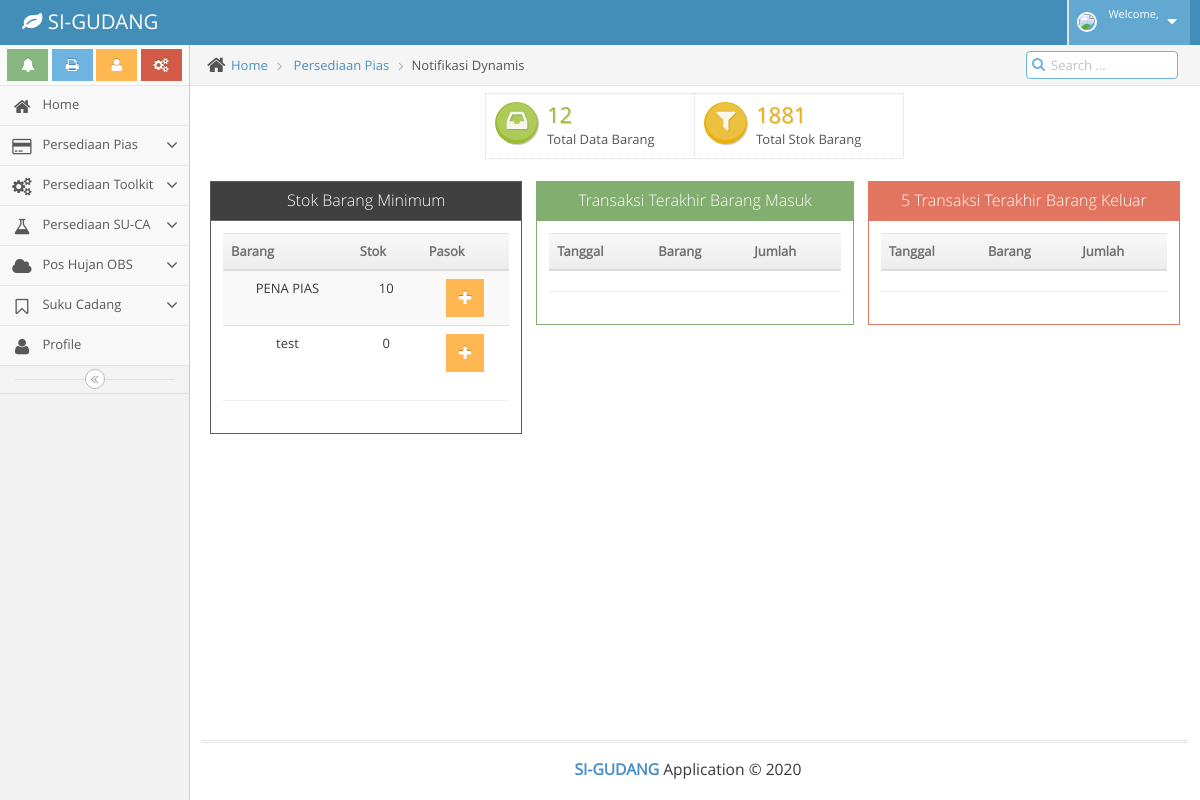
The page /index.php/detailbrg/dynamis on the database its author committed.
### tables this page shows
CREATE TABLE `barang` (
  `kode_brg` char(16) NOT NULL,
  `nama_brg` varchar(255) NOT NULL,
  `no_seri` varchar(255) NOT NULL,
  `stok` bigint(11) NOT NULL,
  `satuan_id` int(11) NOT NULL,
  `jenis_id` int(11) NOT NULL
);

### application/controllers/Detailbrg.php (called while the page is built, shortened)
<?php
class Detailbrg extends CI_Controller
{
	public function __construct()
	{
		$this->load->helper('url');
		$this->load->helper('form');
		$this->load->model('Barang_model', 'barangm');
	}
    public function dynamis ()
    {
        $data['title'] = 'Notifikasi Dynamis ';
        $data['user'] = $this->db->get_where('user', ['email' => $this->session->userdata('email')]) -> row_array();
        $this->load->library('session');
        $data['barang'] = $this->barangm->count('barang');
        $data['barang_masuk'] = $this->barangm->count('barang_masuk');
        $data['barang_keluar'] = $this->barangm->count('barang_keluar');
        $data['stok'] = $this->barangm->sum('barang', 'stok');
        $data['barang_min'] = $this->barangm->min('barang', 'stok', 10);
        $data['transaksi'] = [
            'barang_masuk' => $this->barangm->getBarangMasuk(5),
            'barang_keluar' => $this->barangm->getBarangKeluar(5)
        ];
        $bln = ['01', '02', '03', '04', '05', '06', '07', '08', '09', '10', '11', '12'];
        $data['cbm'] = [];
        $data['cbk'] = [];
        foreach ($bln as $b) {
            $data['cbm'][] = $this->barangm->chartBarangMasuk($b);
            $data['cbk'][] = $this->barangm->chartBarangKeluar($b);
        }
        $this->load->view('user/notif_pias', $data);
    }
}

### index.php (called while the page is built, shortened)
<?php
require_once BASEPATH.'core/CodeIgniter.php';

### application/models/Barang_model.php (called while the page is built, shortened)
<?php
class Barang_model extends CI_Model
{
    public function count($table)
    {
        return $this->db->count_all($table);
    }
    public function sum($table, $field)
    {
        $this->db->select_sum($field);
        return $this->db->get($table)->row_array()[$field];
    }
    public function min($table, $field, $min)
    {
        $field = $field . ' <=';
        $this->db->where($field, $min);
        return $this->db->get($table)->result_array();
    }
    public function chartBarangMasuk($bulan)
    {
        $like = 'T-BM-' . date('y') . $bulan;
        $this->db->like('id_barang_masuk', $like, 'after');
        return count($this->db->get('barang_masuk')->result_array());
    }
    public function chartBarangKeluar($bulan)
    {
        $like = 'T-BK-' . date('y') . $bulan;
        $this->db->like('id_barang_keluar', $like, 'after');
        return count($this->db->get('barang_keluar')->result_array());
    }
    public function getBarangMasuk($limit = null, $kode_brg = null, $range = null)
    {
        $this->db->select('*');
        $this->db->join('user u', 'bm.user_id = u.id');
        $this->db->join('barang b', 'bm.barang_id = b.kode_brg');
               $this->db->join('satuan s', 'b.satuan_id = s.id_satuan');
               $this->db->join('jenis j', 'b.jenis_id = j.id_jenis');
        if ($limit != null) {
            $this->db->limit($limit);
        }
        $this->db->order_by('id_barang_masuk', 'DESC');
        return $this->db->get('barang_masuk bm')->result_array();
    }
    public function getBarangKeluar($limit = null, $kode_brg = null, $range = null)
    {
        $this->db->select('*');
        $this->db->join('user u', 'bk.user_id = u.id');
        $this->db->join('barang b', 'bk.barang_id = b.kode_brg');
        $this->db->join('satuan s', 'b.satuan_id = s.id_satuan');
         $this->db->join('jenis j', 'b.jenis_id = j.id_jenis');
        if ($limit != null) {
            $this->db->limit($limit);
        }
        $this->db->order_by('id_barang_keluar', 'DESC');
        return $this->db->get('barang_keluar bk')->result_array();
    }
}

### application/views/user/notif_pias.php (the view, shortened to what this page needs)
<!DOCTYPE html>
<html lang="en">
	<body class="no-skin">
		<div class="main-container" id="main-container">
			</div>
			<div class="main-content">
				<div class="main-content-inner">
					<div class="breadcrumbs" id="breadcrumbs">
						<ul class="breadcrumb">
							<li>
								<i class="ace-icon fa fa-home home-icon"></i>
								<a href="<?= base_url ('user') ;?>">Home</a>
							</li>
							<li>
								<a href="<?= base_url ('detailbrg') ;?>">Persediaan Pias</a>
							</li>
							<li class="active">Notifikasi Dynamis</li>
						</ul>
						<div class="nav-search" id="nav-search">
							<form class="form-search">
								<span class="input-icon">
									<input type="text" placeholder="Search ..." class="nav-search-input" id="nav-search-input" autocomplete="off" >
									<i class="ace-icon fa fa-search nav-search-icon"></i>
								</span>
							</form>
						</div>
					</div>
					<div class="page-content">
						<div class="row">
							<div class="col-xs-12">
								<div class="row">
								<div class="col-sm-12 infobox-container">
										<div class="infobox infobox-green">
											<div class="infobox-icon">
												<i class="ace-icon fa fa-inbox"></i>
											</div>
											<div class="infobox-data">
												<span class="infobox-data-number"><?= $barang; ?></span>
												<div class="infobox-content">Total Data Barang</div>
											</div>
										</div>
										<div class="infobox infobox-orange">
											<div class="infobox-icon">
												<i class="ace-icon fa fa-filter"></i>
											</div>
											<div class="infobox-data">
												<span class="infobox-data-number"><?= $stok; ?></span>
												<div class="infobox-content">Total Stok Barang</div>
											</div>
										</div>
								</div>
							</div>
							<div class="space-6"></div>
								<div class="space-6"></div>
								</div>
							<div class="col-xs-12">
								<div class="row">
									<div class="col-xs-6 col-sm-4 pricing-box">
										<div class="widget-box widget-color-dark">
											<div class="widget-header">
												<h5 class="widget-title bigger lighter">Stok Barang Minimum</h5>
											</div>
											<div class="widget-body">
												<div class="widget-main">
								                            <table class="table mb-0 text-center table-striped table-sm">
								                                <thead>
								                                    <tr>
								                                        <th>Barang</th>
								                                        <th>Stok</th>
								                                        <th>Pasok</th>
								                                    </tr>
								                                </thead>
								                                <tbody>
								                                    <?php
								                                    if ($barang_min) :
								                                        foreach ($barang_min as $b) :
								                                            ?>
								                                            <tr>
								                                                <td><?= $b['nama_brg']; ?></td>
								                                                <td><?= $b['stok']; ?></td>
								                                                <td>
								                                                    <a href="<?= base_url('barangmasuk/add/') . $b['kode_brg'] ?>" class="btn btn-warning btn-sm"><i class="fa fa-plus"></i></a>
								                                                </td>
								                                            </tr>
								                                        <?php endforeach; ?>
								                                    <?php endif; ?>
								                                </tbody>
								                            </table>
													<hr />
												</div>
											</div>
										</div>
									</div>
									<div class="col-xs-6 col-sm-4 pricing-box">
										<div class="widget-box widget-color-green">
											<div class="widget-header">
												<h5 class="widget-title bigger lighter">Transaksi Terakhir Barang Masuk</h5>
											</div>
											<div class="widget-body">
												<div class="widget-main">
													<table class="table mb-0 table-sm table-striped text-center">
						                                <thead>
						                                    <tr>
						                                        <th>Tanggal</th>
						                                        <th>Barang</th>
						                                        <th>Jumlah</th>
						                                    </tr>
						                                </thead>
						                            </table>
													<hr />
												</div>
											</div>
										</div>
									</div>
									<div class="col-xs-6 col-sm-4 pricing-box">
										<div class="widget-box widget-color-red">
											<div class="widget-header">
												<h5 class="widget-title bigger lighter">5 Transaksi Terakhir Barang Keluar</h5>
											</div>
											<div class="widget-body">
												<div class="widget-main">
													 <table class="table mb-0 table-sm table-striped text-center">
						                                <thead>
						                                    <tr>
						                                        <th>Tanggal</th>
						                                        <th>Barang</th>
						                                        <th>Jumlah</th>
						                                    </tr>
						                                </thead>
						                            </table>
													<hr />
												</div>
											</div>
										</div>
									</div>
								</div>
							</div>
						</div>
					</div>
				</div>
			</div>

### rows shown on the page
barang: nama_brg "PENA PIAS", stok "10"
barang: nama_brg "test", stok "0"

### other values the page prints
$barang "12"
$stok "1881"
date ('Y') "2020"
